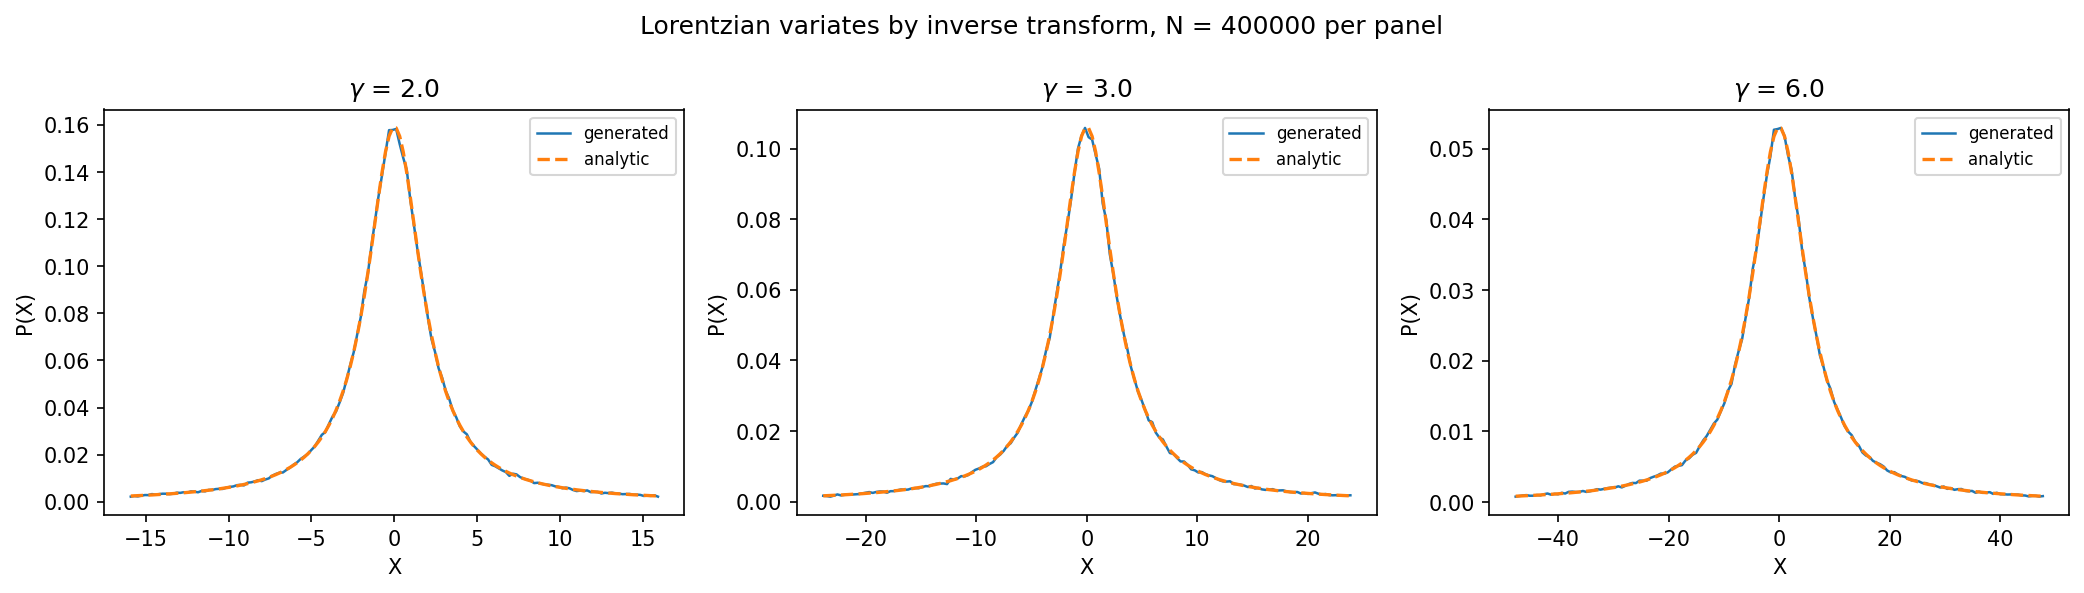

Reproduce this figure in Python.
"""
Worksheet 3, Problem 3  --  Python 3 corrected version of p3.py

Generate N >> 1 random numbers with a Lorentzian density

        P(x) = gamma / (pi (gamma^2 + x^2))

and plot the PDF for three different gamma.

Changes made relative to the original p3.py
-------------------------------------------
1. The clamping of the uniform variate away from 0 and 1 was done with a
   Python for loop over every sample; it is now a single vectorised line.
2. The binning used  z.count(i)  in a loop over 1000 bins -- quadratic in
   the sample size.  Replaced by a single O(N) pass, still hand written.
3. The rescaling  (a + abs(min(a))) / (max(a) - min(a))  only mapped to
   [0,1] when min(a) < 0.  The histogram helper now takes an explicit
   window, so no rescaling is needed.
4. The original binned over the full sampled range, which for a Lorentzian
   is dominated by a handful of extreme tail values -- almost every bin ends
   up empty and the plotted curve is a spike.  The histogram window is now
   set to a few gamma around the origin, where the density is worth looking
   at, and the fraction of samples falling outside is reported.
5. plt.subplot(2,2,i+1) left an empty fourth panel for three curves.
6. The maximum deviation from the analytic density is printed.

Algorithms are hand written: the generator and the histogram are both
implemented here.

Inverse transform sampling
--------------------------
The Lorentzian CDF is  F(x) = 1/2 + arctan(x/gamma)/pi,  so inverting it,
    x = gamma tan(pi (u - 1/2)),     u uniform on (0, 1)
gives Lorentzian variates.  u is kept strictly inside (0,1) because the
tangent diverges at both ends.

The Lorentzian has no finite mean or variance, so unlike the Gaussian case
there is nothing useful to check the sample moments against; the comparison
is made against the density itself.
"""

import numpy as np
import matplotlib.pyplot as plt


def lorentzian_samples(gamma, n, eps=1e-12):
    """
    n Lorentzian variates of half-width gamma, by inverse transform.

    u is clamped to [eps, 1-eps] rather than to the original [0.01, 0.99]:
    the wide clamp truncated the distribution at the 1st and 99th
    percentiles, which is a visible bias.  eps = 1e-12 only removes the
    samples that would literally overflow the tangent.
    """
    u = np.random.rand(n)
    u = np.clip(u, eps, 1.0 - eps)
    return gamma * np.tan(np.pi * (u - 0.5))


def lorentzian_pdf(x, gamma):
    """The analytic density the worksheet asks us to verify against."""
    return gamma / (np.pi * (gamma ** 2 + x ** 2))


def pdf(samples, n_bins, lo, hi):
    """
    Probability density of `samples` over the window [lo, hi], computed by
    hand in a single pass.  Samples outside the window are counted but not
    binned, and the density is normalised by the *total* sample count so the
    truncated tails show up honestly as missing area.

    Returns (centres, density, fraction_outside).
    """
    width = (hi - lo) / n_bins
    counts = np.zeros(n_bins)
    outside = 0

    for s in samples:
        if s < lo or s >= hi:
            outside += 1
            continue
        idx = int((s - lo) / width)
        if idx == n_bins:
            idx = n_bins - 1
        counts[idx] += 1.0

    centres = lo + (np.arange(n_bins) + 0.5) * width
    density = counts / (len(samples) * width)
    return centres, density, outside / float(len(samples))


def main():
    n_samples = 400000
    n_bins = 150
    gammas = [2.0, 3.0, 6.0]

    fig, axes = plt.subplots(1, 3, figsize=(14, 4))

    print("%-8s %-14s %-16s %-14s" %
          ("gamma", "window", "frac. in tails", "max |dP|"))

    for ax, gamma in zip(axes, gammas):
        x = lorentzian_samples(gamma, n_samples)

        lo, hi = -8.0 * gamma, 8.0 * gamma
        centres, density, outside = pdf(x, n_bins, lo, hi)
        exact = lorentzian_pdf(centres, gamma)

        print("%-8.1f [%5.1f,%5.1f]  %-16.4f %-14.3e"
              % (gamma, lo, hi, outside, np.max(np.abs(density - exact))))

        ax.plot(centres, density, lw=1.2, label="generated")
        ax.plot(centres, exact, "--", lw=1.6, label="analytic")
        ax.set_title(r"$\gamma$ = %.1f" % gamma)
        ax.set_xlabel("X")
        ax.set_ylabel("P(X)")
        ax.legend(fontsize=8)

    fig.suptitle("Lorentzian variates by inverse transform, N = %d per panel"
                 % n_samples)
    fig.tight_layout()
    plt.show()


if __name__ == "__main__":
    main()
